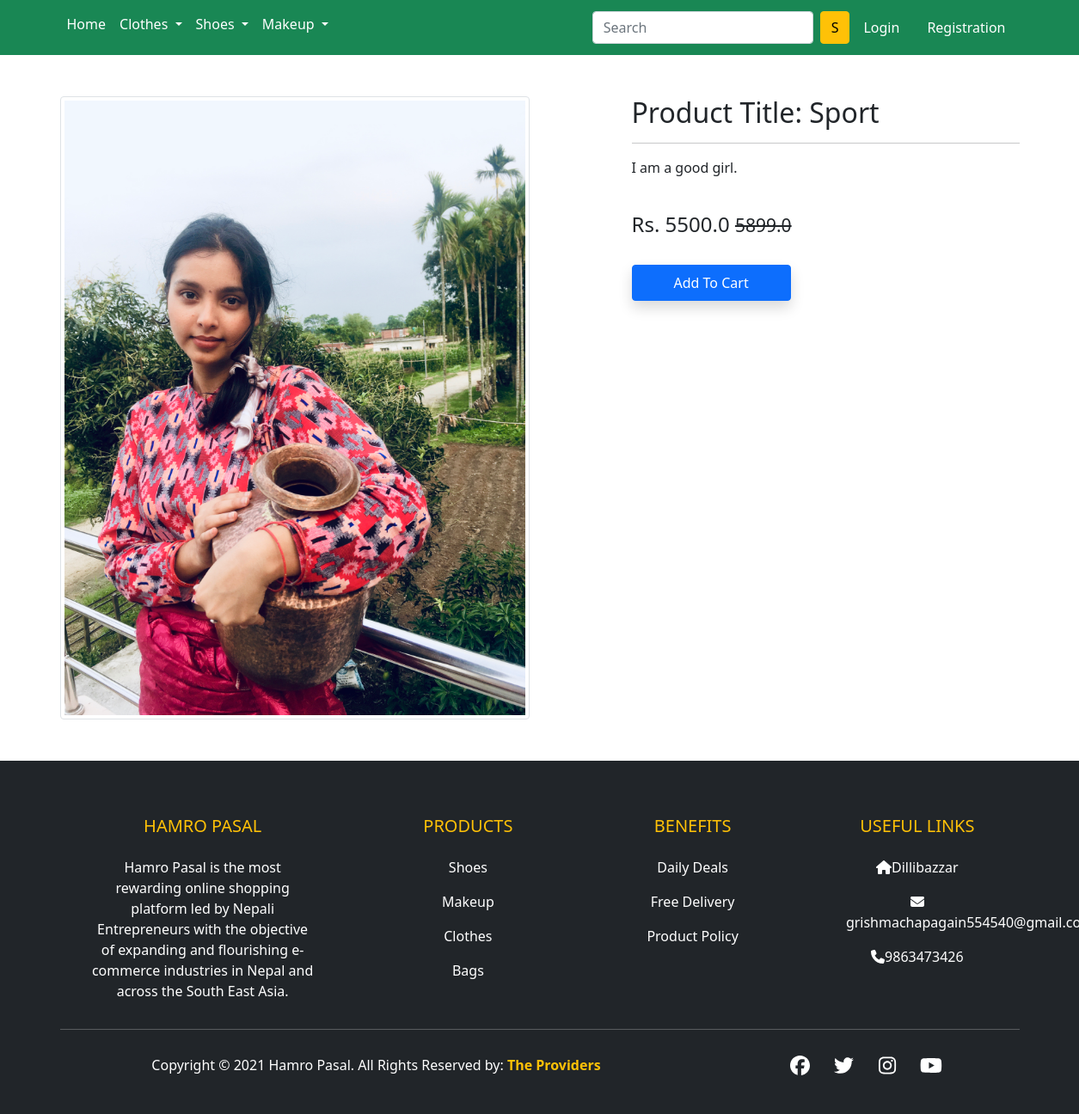
Screenshot of /product-detail/1 with the database file from the repository.
### products/models.py (models this page shows, shortened)
class Product(models.Model):
    title = models.CharField(max_length=100)
    Price = models.FloatField()
    Selling_Price= models.FloatField()
    Description = models.TextField()
    Manufacturer = models.CharField(max_length=100)
    category = models.CharField(choices=PASAL_CHOICES, max_length=2)
    Image = models.ImageField(upload_to='productimg')

### products/views.py (the view)
# urls.py: path('product-detail/<int:pk>',views.ProductDetailView.as_view(), name='product-detail'),
class ProductDetailView(View):
    def get(self, request, pk):
        totalitem = 0
        product = Product.objects.get(pk=pk)
        item_already_in_cart = False
        if request.user.is_authenticated:
            totalitem = len(Cart.objects.filter(user=request.user))
            item_already_in_cart = Cart.objects.filter(
                Q(product=product.id) & Q(user=request.user)).exists()
        return render(request, 'pr/productdetail.html', {'product': product, 'item_already_in_cart': item_already_in_cart, 'totalitem': totalitem})

### products/templates/pr/productdetail.html (shortened to what this page needs)
{% extends 'pr/base.html' %} {% load static %}  {% block main-content %}
<div class="container my-5">
  <div class="row">
    <div class="col-sm-6 text-center align-self-center">
      <img
        src="{{product.Image.url}}"
        alt=""
        class="img-fluid img-thumbnail"
      />
    </div>
    <div class="col-sm-5 offset-sm-1">
      <h2>Product Title: {{product.title}}</h2>
      <hr />
      <p>{{product.Description}}</p>
      <br />
      <h4>
        Rs. {{product.Selling_Price}}
        <small class="fw-light text-decoration-line-through"
          >{{product.Price}}</small
        >
      </h4>
      <br />
       {% if not request.user.is_authenticated %}
      <form action="/add-to-cart">
        <button type="submit" class="btn btn-primary shadow py-2 px-5">
          Add To Cart
        </button>
      </form>
      {% endif %}
    </div>
  </div>
</div>
{% endblock main-content %}

### rows the page displays
Product: Image (picture), title "Sport", Description "I am a good girl.", Selling_Price "5500.0", Price "5899.0"
